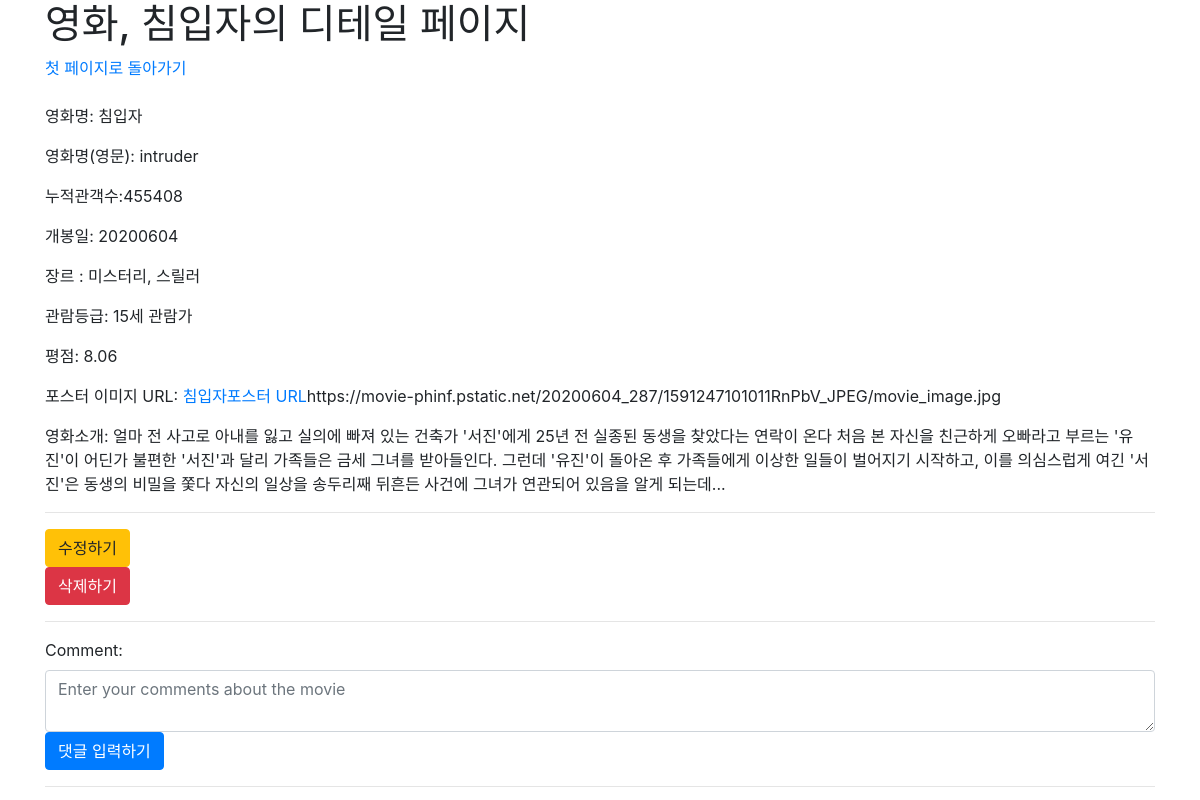
The app's page /movies/6/ with its own data.
### movies/models.py (models this page shows)
class Movie(models.Model):
    title = models.CharField(max_length=30)
    title_en = models.CharField(max_length=50)
    audience = models.IntegerField()
    open_date = models.CharField(max_length=20)
    genre = models.CharField(max_length=20)
    watch_grade = models.CharField(max_length=20)
    score = models.FloatField()
    poster_url = models.TextField()
    description = models.TextField()

### movies/views.py (the view)
# urls.py: path('<int:pk>/', views.detail, name='detail'),
def detail(request, pk):
    movie = Movie.objects.get(pk=pk)
    form = CommentForm()
    context = {
        'movie' : movie,
        'form' : form,
    }
    return render(request, 'movies/detail.html', context)

### movies/forms.py
class CommentForm(forms.ModelForm):
    content = forms.CharField(
        label = 'Comment',
        widget = forms.Textarea(
            attrs = {
                'class' : 'my-comment form-control',
                'placeholder' : 'Enter your comments about the movie',
                'rows' : 2,
                'cols' : 40,
            }
        )
    )
    class Meta:
        model = Comment
        fields = '__all__'
        exclude = ('article',)

### movies/templates/movies/detail.html (shortened to what this page needs)
{% extends 'base.html' %}
{% block content %}
    <h1>영화, {{movie.title}}의 디테일 페이지</h1>
    <a href="{% url 'movies:index' %}">첫 페이지로 돌아가기</a>
        <img src="{{ movie.poster_url }}" style="width:100px; display:block;" alt=""><br>
        <p>영화명: {{ movie.title }}</p>
        <p>영화명(영문): {{ movie.title_en }}</p>
        <p>누적관객수:{{ movie.audience }}</p>
        <p>개봉일: {{ movie.open_date }}</p>
        <p>장르 : {{ movie.genre }}</p>
        <p>관람등급: {{ movie.watch_grade }}</p>
        <p>평점: {{ movie.score }}</p>
        <p>포스터 이미지 URL: <a href="{{ movie.poster_url }}">{{ movie.title }}포스터 URL</a>{{ movie.poster_url }}</p>
        <p>영화소개: {{ movie.description }}</p>
        <hr>
        <a href="{% url 'movies:update' movie.pk %}"><button class="btn btn-warning">수정하기</button></a>
        <form action="{% url 'movies:delete' movie.pk %}" method="POST">
            <button class="btn btn-danger">삭제하기</button>
        </form>
    <hr>
        <form action="{% url 'movies:comment_create' movie.pk %}" method="POST">
            {{ form }}
            <button class=" btn btn-primary">댓글 입력하기</button>
        </form>
    <hr>
{% endblock  %}

### records on screen
Movie: title "침입자", title_en "intruder", audience "455408", open_date "20200604", genre "미스터리, 스릴러", watch_grade "15세 관람가", score "8.06", poster_url "https://movie-phinf.pstatic.net/20200604_287/1591247101011RnPbV_JPEG/movie_image.jpg", description "얼마 전 사고로 아내를 잃고 실의에 빠져 있는 건축가 '서진'에게 25년 전 실종된 동생을 찾았다는 연락이 온다 처음 본 자신을 친근하게 오빠라고 부르는 '유진'이 어딘가 불편한 '서진'과 달리 가족들은 금세 그녀를 받아들인다. 그런데 '유진'이 돌아온 후 가족들에게 이상한 일들이 벌어지기 시작하고, 이를 의심스럽게 여긴 '서진'은 동생의 비밀을 쫓다 자신의 일상을 송두리째 뒤흔든 사건에 그녀가 연관되어 있음을 알게 되는데..."
